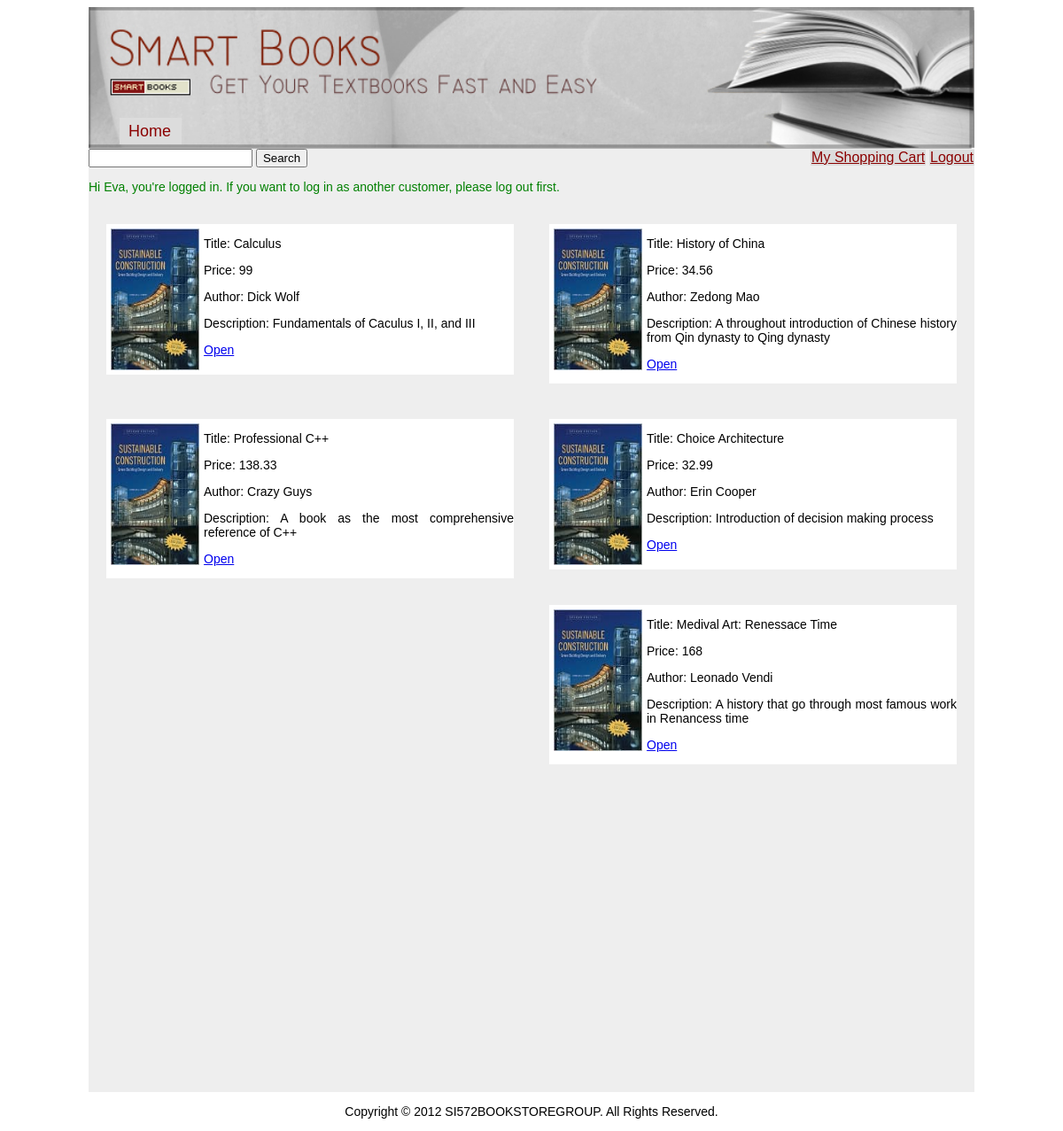
Page /index.php (signed in) on the committed database.
### tables this page shows
CREATE TABLE book(id INT UNSIGNED NOT NULL AUTO_INCREMENT KEY, name VARCHAR(128), ISBN INTEGER, year INTEGER, edition INTEGER, price FLOAT, quantity INTEGER, description TEXT, authorln VARCHAR(128), authorfn VARCHAR(128), course_id INTEGER);

### index.php (the view, shortened to what this page needs)
<!DOCTYPE HTML PUBLIC "-//W3C//DTD HTML 4.01//EN"
   "http://www.w3.org/TR/html4/strict.dtd">
<html>
    <head>
        <link type="text/css" rel="stylesheet" href="main.css">
    </head>
    <body>
      <div id="container">
        <div id="header">
            <ul>
              <li><a href="index.php">Home</a></li>
            </ul>
        </div>
        <div id="content">
					<?php
					if ( isset($_SESSION['name']) )
					{
						echo '
							<div id="toolbar">
								<ul>
									<li><a href="shoppingcart.php">My Shopping Cart</a></li>
									<li><a href="logout.php">Logout</a></li>
								</ul>
								<form method="get" action="">
									<input type="text" id="search-text" name="s" value="" />
									<input type="submit" id="search-submit" value="Search" />
								</form>
							</div>';
						echo '<p style="color:green">'."Hi ". $_SESSION['name'].", you're logged in. If you want to log in as another customer, please log out first. \n"."</p>";
					}
					?>
			<div id="booklist">
			<p>
			<?php
			$result = mysql_query("SELECT name, price, authorln, authorfn, description,id FROM book");
			while ( $row = mysql_fetch_row($result) ) {
				echo('<div class="book">');
				echo('<div class="img">');
				echo('<img src=2.jpg  alt="Book1" width="100" height="160" />');
				echo('</div><div class="info">');
				echo('<p class="book_info"> Title:   ');
				echo(htmlentities($row[0]));
				echo('</p><p> Price:     ');
				echo(htmlentities($row[1]));
				echo('</p><p> Author:     ');
				echo(htmlentities($row[3])." ".htmlentities($row[2]));
		        echo('</p><p> Description:  ');
				echo(htmlentities($row[4]));
				echo('</p><p>');
			    echo('<a href="bookInfo.php?id='.htmlentities($row[5]).'">Open</a>');
				echo('</p>');
				echo('</div>');
				echo('</div>');
			}
			?>
			</p>
			</div>
        </div>
        <div id="footer">
            <p>Copyright &copy 2012 SI572BOOKSTOREGROUP. All Rights Reserved.</p>
        </div>
      </div>
    </body>
</html>

### main.css (style rules this page uses)
body { text-align: justify; font-family: Arial, Helvetica, sans-serif; font-size: 14px; }
ul, ol, li { margin: 0px; padding: 0px; list-style: none; }
#container { width:1000px; margin:0 auto; }
#header { width:1000px; height:160px; background:url('banner.jpg') no-repeat; background-size:1000px 160px; }
#header a { margin:0; margin-top:5px; margin-left:10px; width:50px; height:20px; display:block; position:absolute; font-size:18px; color:#8B0000; text-decoration: none; }
#header ul { margin-top:125px; margin-left:35px; position:absolute; }
#header ul li { background-color:#DCDCDC; padding:0; width:70px; height:30px; }
#content { background-color:#eee; width:1000px; }
#toolbar ul { margin-top: 0px; position: relative; padding-top: 1px; }
#toolbar ul li { background-color:#DCDCDC; width: 80px; height: 15px; text-decoration: none; text-align: center; }
#toolbar a { color:#8B0000; font-size:16px; }
#content ul { float:right; }
#content ul li { display:inline; background-color:#DCDCDC; padding:1px; }
#booklist { width:1000px; height:1000px; border-color:black; border-width:2px; }
.book img { float: left; width: 100px; height:160px; margin:5px; }
.book { background-color:white; margin:20px; float:left; width:460px; }
.book_info { float: left: margin-left: 150px; }
#footer { text-align:center; }

### rows in the picture
book: name "Calculus", price "99", authorfn "Dick", authorln "Wolf", description "Fundamentals of Caculus I, II, and III"
book: name "History of China", price "34.56", authorfn "Zedong", authorln "Mao", description "A throughout introduction of Chinese history from Qin dynasty to Qing dynasty"
book: name "Professional C++", price "138.33", authorfn "Crazy", authorln "Guys", description "A book as the most comprehensive reference of C++"
book: name "Choice Architecture", price "32.99", authorfn "Erin", authorln "Cooper", description "Introduction of decision making process"
book: name "Medival Art: Renessace Time", price "168", authorfn "Leonado", authorln "Vendi", description "A history that go through most famous work in Renancess time"

### other values in the picture
$_SESSION['name'] "Eva"
